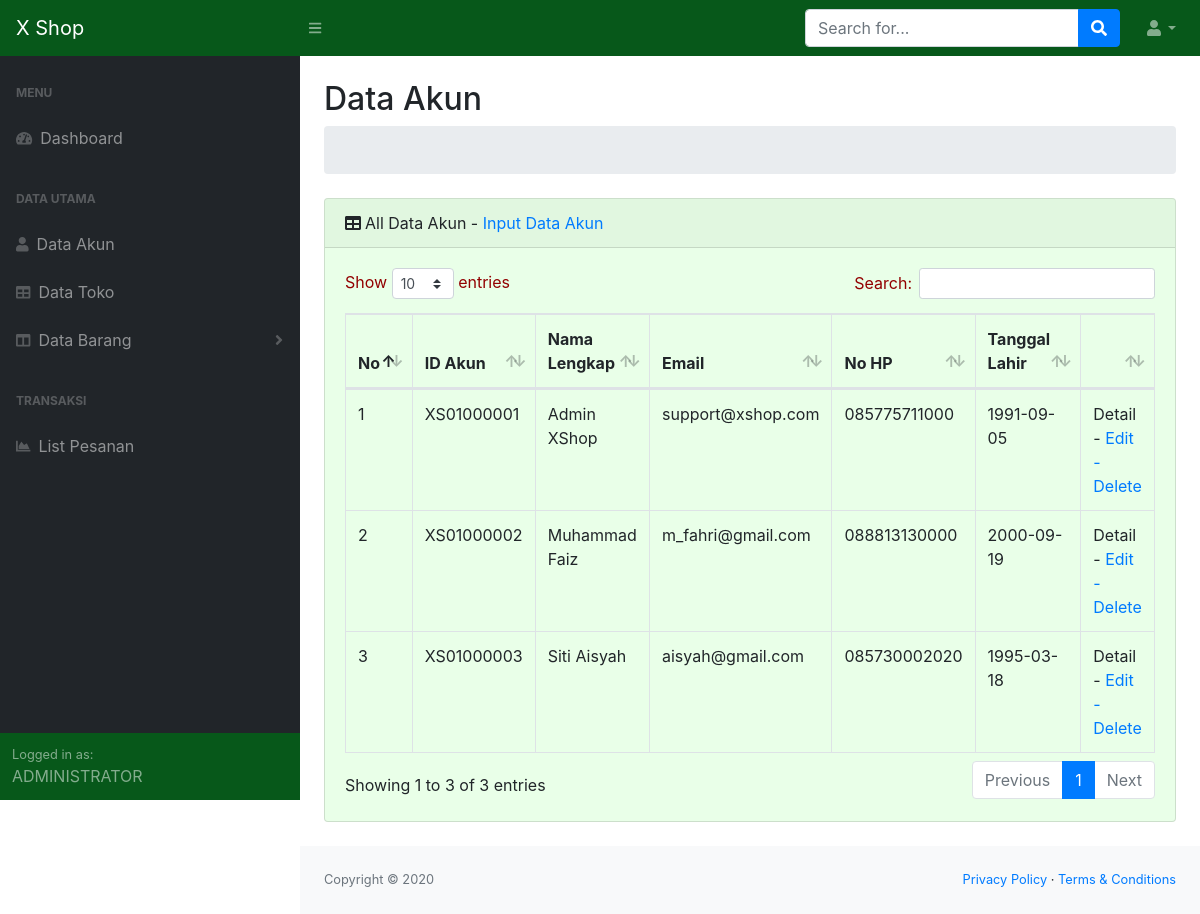
The page / on the database its author committed.
### tables this page shows
CREATE TABLE `m_akun` (
  `akun_id` varchar(10) NOT NULL,
  `akun_nama_depan` varchar(25) NOT NULL,
  `akun_nama_belakang` varchar(25) NOT NULL,
  `akun_email` varchar(50) NOT NULL,
  `akun_hp` varchar(15) NOT NULL,
  `akun_jenis_kelamin` varchar(15) NOT NULL,
  `akun_tanggal_lahir` date NOT NULL,
  `akun_foto` varchar(10) NOT NULL,
  `akun_tgl_daftar` date NOT NULL,
  `akun_flag` tinyint(1) NOT NULL
);

### application/controllers/Adm_home.php (called while the page is built, shortened)
<?php
class Adm_home extends CI_Controller {
	public function index()
	{
		$this->db->select('*');
		$this->db->where('akun_flag', 1);
		$send['qr_akun'] = $this->db->get('m_akun');
		$send['qr_k_utama'] = $this->main_model->menu_k_utama();
		$send['qr_k_sub'] = $this->main_model->menu_k_sub();
		$send['hal'] = 'adm_vtbl_akun';
		$this->load->view('adm_v_home',$send);
	}
}

### index.php (called while the page is built, shortened)
<?php
require_once BASEPATH.'core/CodeIgniter.php';

### application/views/adm_vtbl_akun.php (the view)
<div class="container-fluid">
    <h2 class="mt-4">Data Akun</h2>
    <ol class="breadcrumb mb-4">
        <li class="breadcrumb-item active">&nbsp;</li>
    </ol>
    <div class="card mb-4">
        <div class="card-header"><i class="fas fa-table mr-1"></i>All Data Akun
            - <a href="<?=base_url('adm_akun/akun_inp');?>">Input Data Akun</a>
        </div>
        <div class="card-body">
            <div class="table-responsive">
                <table class="table table-bordered" id="dataTable" width="100%" cellspacing="0">
                    <thead>
                        <tr>
                            <th>No</th>
                            <th>ID Akun</th>
                            <th>Nama Lengkap</th>
                            <th>Email</th>
                            <th>No HP</th>
                            <th>Tanggal Lahir</th>
                            <th>&nbsp;</th>
                        </tr>
                    </thead>
                    <tbody>
                        <?php
                            $no = 0;
                            foreach($qr_akun->result() as $fd_akun){
                                $no++;
                        ?>
                        <tr>
                            <td><?=$no;?></td>
                            <td><?=$fd_akun->akun_id;?></td>
                            <td><?=$fd_akun->akun_nama_depan;?>
                                <?=$fd_akun->akun_nama_belakang;?>
                            </td>
                            <td><?=$fd_akun->akun_email;?></td>
                            <td><?=$fd_akun->akun_hp;?></td>
                            <td><?=$fd_akun->akun_tanggal_lahir;?></td>
                            <td>Detail -
                                <a href="<?=base_url('adm_akun/akun_edit/'.$fd_akun->akun_id);?>">Edit -</a>
                                <a href="<?=base_url('adm_akun/akun_delete/'.$fd_akun->akun_id);?>">Delete </a>
                            </td>
                        </tr>
                        <?php
                            }
                        ?>
                    </tbody>
                </table>
            </div>
        </div>
    </div>
</div>

### application/views/adm_v_home.php (shortened to what this page needs)
<!DOCTYPE html>
<html lang="en">
    <head>
        <link href="<?=base_url('xplus/bootstrap/css/styles.css');?>" rel="stylesheet" />
        <link href="<?=base_url('xplus/bootstrap/css/dataTables.bootstrap4.min.css');?>" rel="stylesheet" />
    </head>
    <body class="sb-nav-fixed">
        <nav class="sb-topnav navbar navbar-expand navbar-dark bg-green">
            <a class="navbar-brand" href="<?=base_url();?>">X Shop</a><button class="btn btn-link btn-sm order-1 order-lg-0" id="sidebarToggle" href="#"><i class="fas fa-bars"></i></button
            >
            <form class="d-none d-md-inline-block form-inline ml-auto mr-0 mr-md-3 my-2 my-md-0" method="GET" action="<?php echo base_url('adm_home/orang/hasil');?>">
                <div class="input-group">
                    <input class="form-control" type="text" name="cari" id="cari" placeholder="Search for..." aria-label="Search" aria-describedby="basic-addon2"  />
                    <div class="input-group-append">
                        <button class="btn btn-primary" type="button"><i class="fas fa-search"></i></button>
                    </div>
                </div>
            </form>
            <ul class="navbar-nav ml-auto ml-md-0">
                <li class="nav-item dropdown">
                    <a class="nav-link dropdown-toggle" id="userDropdown" href="#" role="button" data-toggle="dropdown" aria-haspopup="true" aria-expanded="false"><i class="fas fa-user fa-fw"></i></a>
                </li>
            </ul>
        </nav>
        <div id="layoutSidenav">
            <div id="layoutSidenav_nav">
                <nav class="sb-sidenav accordion sb-sidenav-dark" id="sidenavAccordion">
                    <div class="sb-sidenav-menu">
                        <div class="nav">
                            <div class="sb-sidenav-menu-heading">Menu</div>
                            <a class="nav-link" href="<?=base_url();?>">
                              <div class="sb-nav-link-icon"><i class="fas fa-tachometer-alt"></i></div>
                                Dashboard
                            </a>
                            <div class="sb-sidenav-menu-heading">Data Utama</div>
                            <a class="nav-link" href="<?=base_url();?>adm_akun">
                              <div class="sb-nav-link-icon">
                                <i class="fas fa-user"></i>
                              </div>Data Akun
                            </a>
                            <a class="nav-link" href="<?=base_url();?>adm_toko">
                              <div class="sb-nav-link-icon">
                                <i class="fas fa-table"></i>
                              </div>Data Toko
                            </a>
                            <a class="nav-link collapsed" href="#" data-toggle="collapse" data-target="#collapsePages" aria-expanded="false" aria-controls="collapsePages">
                              <div class="sb-nav-link-icon"><i class="fas fa-columns fa-w-16"></i></div>
                                Data Barang
                              <div class="sb-sidenav-collapse-arrow"><i class="fas fa-angle-down"></i></div>
                            </a>
                            <div class="sb-sidenav-menu-heading">Transaksi</div>
                            <a class="nav-link" href="<?=base_url('adm_pesanan');?>">
                            <div class="sb-nav-link-icon"><i class="fas fa-chart-area"></i></div>
                            List Pesanan
                            </a>
                        </div>
                    </div>
                    <div class="sb-sidenav-footer">
                        <div class="small">Logged in as:</div>ADMINISTRATOR
                    </div>
                </nav>
            </div>
            <div id="layoutSidenav_content">
                <main>
                  <?php
                    $this->load->view($hal);
                  ?>
                </main>
                <footer class="py-4 bg-light mt-auto">
                    <div class="container-fluid">
                        <div class="d-flex align-items-center justify-content-between small">
                            <div class="text-muted">Copyright &copy; 2020</div>
                            <div>
                                <a href="#">Privacy Policy</a>
                                &middot;
                                <a href="#">Terms &amp; Conditions</a>
                            </div>
                        </div>
                    </div>
                </footer>
            </div>
        </div>
    </body>
</html>

### rows shown on the page
m_akun: akun_id "XS01000001", akun_nama_depan "Admin", akun_nama_belakang "XShop", akun_email "support@xshop.com", akun_hp "085775711000", akun_tanggal_lahir "1991-09-05"
m_akun: akun_id "XS01000002", akun_nama_depan "Muhammad", akun_nama_belakang "Faiz", akun_email "m_fahri@gmail.com", akun_hp "088813130000", akun_tanggal_lahir "2000-09-19"
m_akun: akun_id "XS01000003", akun_nama_depan "Siti", akun_nama_belakang "Aisyah", akun_email "aisyah@gmail.com", akun_hp "085730002020", akun_tanggal_lahir "1995-03-18"
